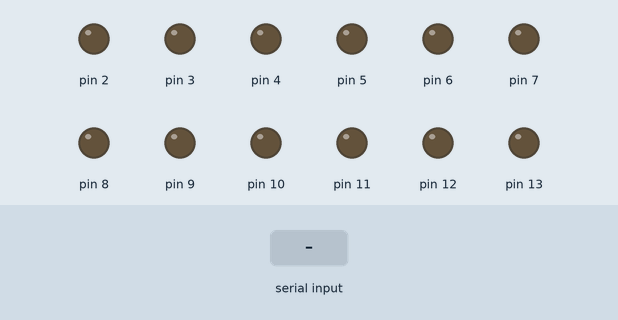
Bench run of a sketch on a simulated Arduino Uno, built with avr-gcc and run on an emulated ATmega328P. Parts: output pins drawn as LEDs (lit = HIGH). The inputs (shaded band) are chosen by the test bench.

Above: at 1.2 s.
1.3 s: "F" received over the second serial link
At 2.5 s:
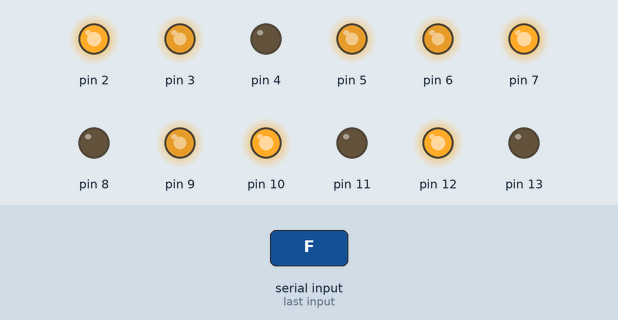
2.8 s: "S" received over the second serial link
At 3.6 s:
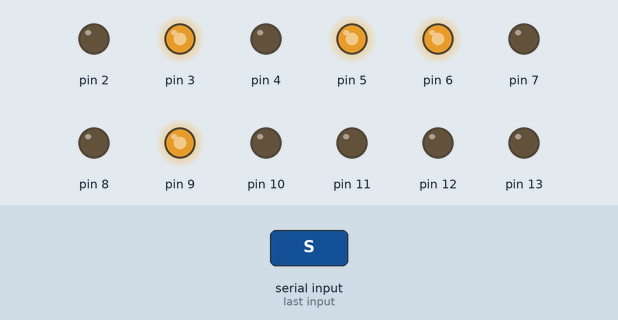
4.3 s: "L" received over the second serial link
At 4.8 s:
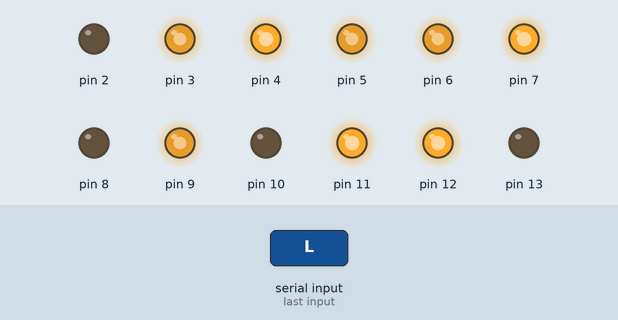
5.8 s: "I" received over the second serial link
At 7.0 s:
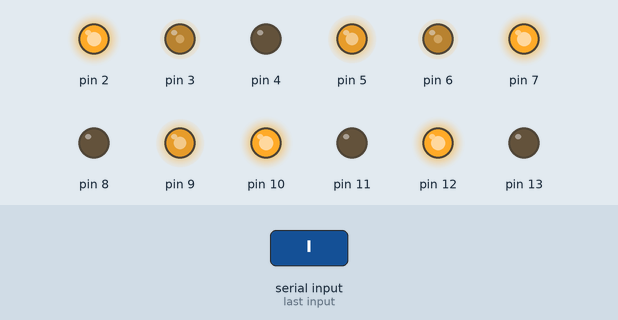
7.3 s: "R" received over the second serial link
At 8.2 s:
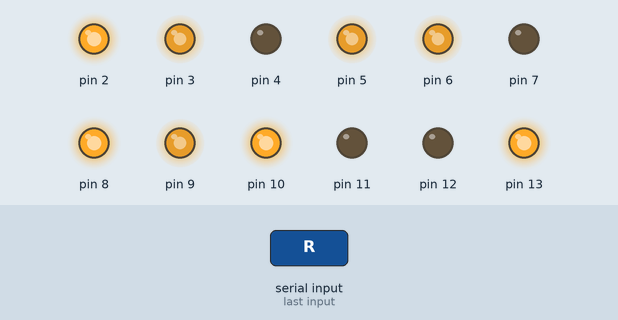
8.8 s: "G" received over the second serial link
At 9.4 s:
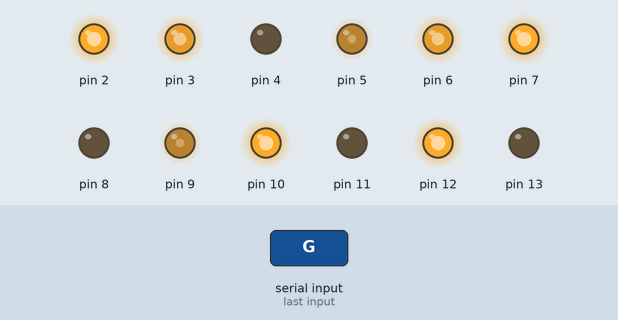
Timing chart, 0 to 11.3 s (numbered marks = the images above; inputs shaded):
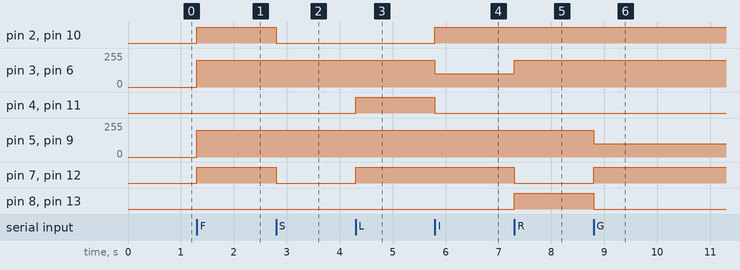

The sketch:

control_lider_v2.ino
```cpp
#include <SoftwareSerial.h> // INCLUI SERIAL DO BLUETOOTH
SoftwareSerial bluetooth(A1, A0 ); // RX(TX DO MÓDULO BT), TX(RX DO MÓDULO BT)

#define PWM_A1  3 //VELOCIDADE MOTOR FRENTE 1
#define PWM_B1  5 //VELOCIDADE MOTOR FRENTE 2
#define PWM_A2  6 //VELOCIDADE MOTOR TRAS 1
#define PWM_B2  9 //VELOCIDADE MOTOR TRAS 2

#define IN_A11  2    //IN1 MOTOR FRENTE 1
#define IN_A12  4    //IN2 MOTOR FRENTE 1
#define IN_B11  7    //IN1 MOTOR FRENTE 2
#define IN_B12  8    //IN2 MOTOR FRENTE 2
#define IN_A21  10   //IN1 MOTOR TRAS 1
#define IN_A22  11   //IN2 MOTOR TRAS 1
#define IN_B21  12   //IN1 MOTOR TRAS 2
#define IN_B22  13   //IN2 MOTOR TRAS 2

class DC_motor
{
  int in1, in2, in3;
  int vel = 0;

  public:

    void Pinout(int a, int b, int c)
    {
      in1 = a;
      in2 = b;
      in3 = c;
      pinMode(in1, OUTPUT);
      pinMode(in2, OUTPUT);
      pinMode(in3, OUTPUT);
    }

    void Frente()
    {
      digitalWrite(in1, HIGH);
      digitalWrite(in2, LOW);
    }

    void Re()
    {
      digitalWrite(in1, LOW);
      digitalWrite(in2, HIGH);
    }

    void Stop()
    {
      digitalWrite(in1, LOW);
      digitalWrite(in2, LOW);
    }

    void Speed(int a)
    {
      vel = a;
      analogWrite(in3, vel);
    }
};

DC_motor motorF1;
DC_motor motorF2;
DC_motor motorB1;
DC_motor motorB2;

char dir;

void setup()
{
  bluetooth.begin(9600);

  motorF1.Pinout(IN_A11, IN_A12, PWM_A1);
  motorF2.Pinout(IN_B11, IN_B12, PWM_B1);
  motorB1.Pinout(IN_A21, IN_A22, PWM_A2);
  motorB2.Pinout(IN_B21, IN_B22, PWM_B2);

}

void loop()
{
  if(bluetooth.available() > 0)
  {
    dir = bluetooth.read();
  }

  if (dir == 'S')
  {
    motorF1.Stop();
    motorF2.Stop();
    motorB1.Stop();
    motorB2.Stop();
  }
  else if (dir == 'F')
  {
    motorF1.Frente();
    motorF2.Frente();
    motorB1.Frente();
    motorB2.Frente();

    motorF1.Speed(200);
    motorF2.Speed(200);
    motorB1.Speed(200);
    motorB2.Speed(200);
  }
  else if (dir == 'L') //ESQUERDA
  {
    motorF1.Re();
    motorB1.Re();
    motorF2.Frente();
    motorB2.Frente();
  }
  else if(dir == 'I') // FRENTE-ESQUERDA
  {
    motorF1.Frente();
    motorF2.Frente();
    motorB1.Frente();
    motorB2.Frente();

    motorF1.Speed(100);
    motorB1.Speed(100);
    motorF2.Speed(200);
    motorB2.Speed(200);
  }
  else if (dir == 'R')
  {
    motorF1.Frente();
    motorB1.Frente();
    motorF2.Re();
    motorB2.Re();

    motorF1.Speed(200);
    motorF2.Speed(200);
    motorB1.Speed(200);
    motorB2.Speed(200);
  }
  else if(dir == 'G') // FRENTE-DIREITA
  {
    motorF1.Frente();
    motorF2.Frente();
    motorB1.Frente();
    motorB2.Frente();

    motorF2.Speed(100);
    motorB2.Speed(100);
    motorF1.Speed(200);
    motorB1.Speed(200);
  }
  else if (dir == 'B')
  {
    motorF1.Re();
    motorF2.Re();
    motorB1.Re();
    motorB2.Re();

    motorF1.Speed(200);
    motorF2.Speed(200);
    motorB1.Speed(200);
    motorB2.Speed(200);
  }
}
```

Measured:
- after the input at 1.3 s, pin 2, pin 7, pin 10, pin 12: LOW → HIGH at once; pin 3, pin 5, pin 6, pin 9: 0/255 → 200/255 at once
- after the input at 2.8 s, pin 2, pin 7, pin 10, pin 12: HIGH → LOW at once
- after the input at 4.3 s, pin 4, pin 7, pin 11, pin 12: LOW → HIGH at once
- after the input at 5.8 s, pin 2, pin 10: LOW → HIGH at once; pin 3, pin 6: 200/255 → 100/255 at once; pin 4, pin 11: HIGH → LOW at once
- after the input at 7.3 s, pin 3, pin 6: 100/255 → 200/255 at once; pin 7, pin 12: HIGH → LOW at once; pin 8, pin 13: LOW → HIGH at once
- after the input at 8.8 s, pin 5, pin 9: 200/255 → 100/255 at once; pin 7, pin 12: LOW → HIGH at once; pin 8, pin 13: HIGH → LOW at once
